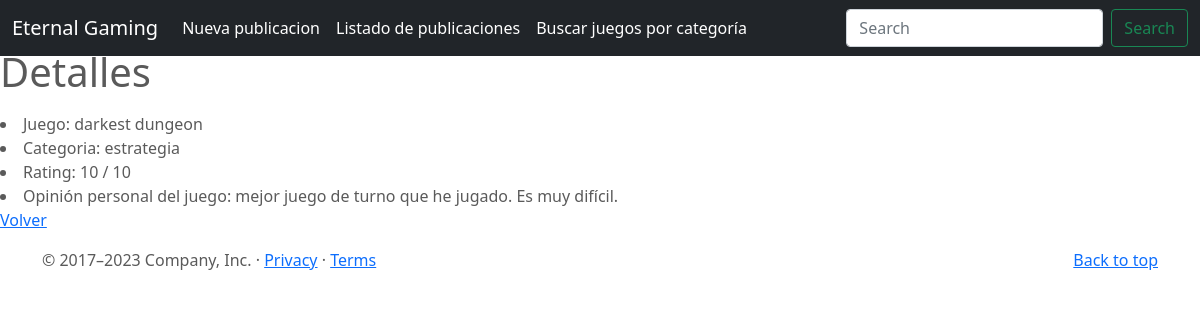
The app's page /juegos/6/detail with its own data.
### entrega_final_app/models.py (models this page shows, shortened)
class Juegos(models.Model):
    nombre = models.CharField(max_length=50)
    tipo = models.CharField(max_length=50)
    rating = models.CharField(max_length=2)
    categoria = models.CharField(max_length=50)
    opinion = models.TextField(max_length=500)

### entrega_final_app/views.py (the view)
# urls.py: path('juegos/<pk>/detail',JuegosDetail.as_view(), name = "juegos-detail"),
class JuegosDetail (DetailView):
    model = Juegos

### entrega_final_app/templates/entrega_final_app/juegos_detail.html (shortened to what this page needs)
{% extends 'entrega_final_app/base.html' %}
{% block titulo %} Detalles {%endblock%}
{%block listado%}
<p>
    <li> Juego: {{object.nombre}} </li>
    <li> Categoria: {{object.categoria}} </li>
    <li> Rating: {{object.rating}} / 10 </li>
    <li> Opinión personal del juego: {{object.opinion}} </li>
    <a href="{% url 'juegos' %}"> Volver </a>
</p>
{% endblock %}

### entrega_final_app/static/entrega_final_app/css/juegos.css (style rules this page uses)
body { padding-top: 3rem; padding-bottom: 3rem; color: #5a5a5a; }

### records on screen
Juegos: nombre "darkest dungeon", categoria "estrategia", rating "10", opinion "mejor juego de turno que he jugado. Es muy difícil."
